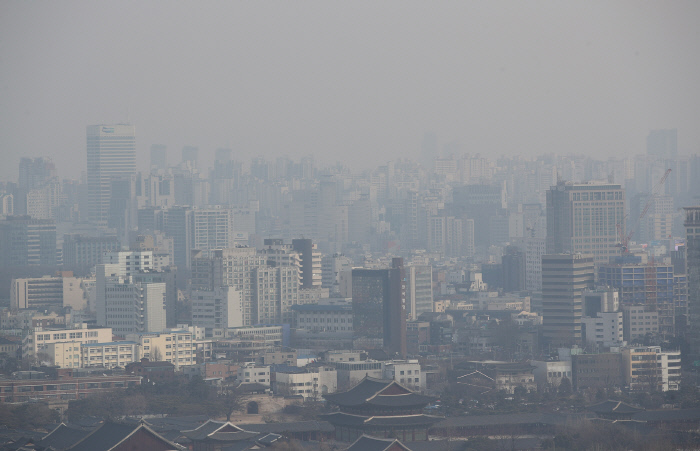
//> input picture 163337_11_1/image.jpg, 700 x 451 px
$ ./hsv_stretching   (built with g++ and OpenCV 4)
//> lines starting //> are read from the running program, lines starting //| are printed output that depends on the picture
#include "opencv2/opencv.hpp"
using namespace cv;

void histogramStretching(Mat img, Mat &out)
{
    int lowvalue = 255, highvalue = 0;
    int i, j;
    for (i = 0; i < img.rows; i++)
    {
        for (j = 0; j < img.cols; j++)
        {
            if (lowvalue > img.at<uchar>(i, j))
                lowvalue = img.at<uchar>(i, j);
            if (highvalue < img.at<uchar>(i, j))
                highvalue = img.at<uchar>(i, j);
        }
    }
    // histogram stretching 계산
    float mult = 255 / (float)(highvalue - lowvalue);
    for (i = 0; i < img.rows; i++)
    {
        for (j = 0; j < img.cols; j++)
            out.at<uchar>(i, j) = (uchar)(img.at<uchar>(i, j) - lowvalue) * mult;
    }
}

int main()
{
    Mat img = imread("image.jpg", IMREAD_COLOR);
//> img is the input picture: 451 rows x 700 cols, CV_8UC3; mean B, G, R 145.6, 140.6, 137.2
    Mat hsv, dst, array[3], strcharray[3];
    cvtColor(img, hsv, COLOR_BGR2HSV);
//> hsv: 451 rows x 700 cols, CV_8UC3; mean H, S, V 101, 19.3, 146.3

    split(hsv, array);
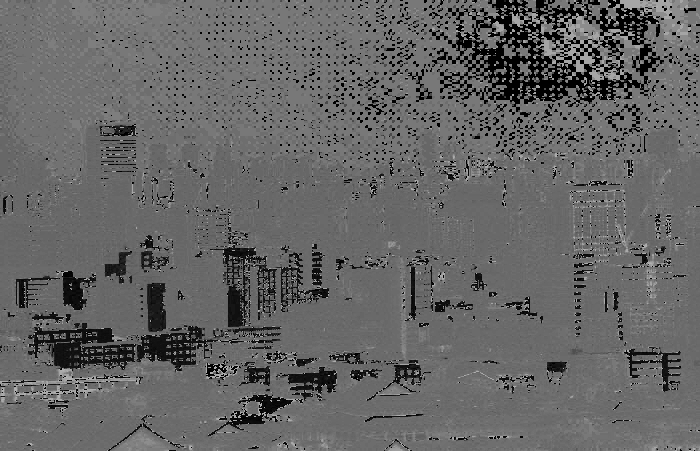
//> array[0]: 451 rows x 700 cols, CV_8UC1; min 0, max 178, mean 101
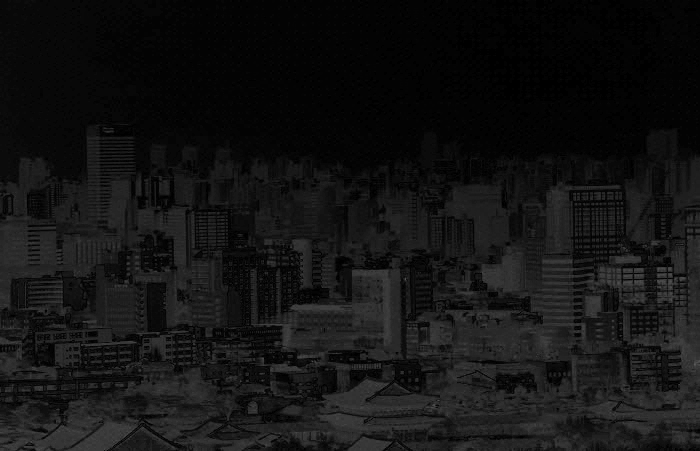
//> array[1]: 451 rows x 700 cols, CV_8UC1; min 0, max 90, mean 19.3
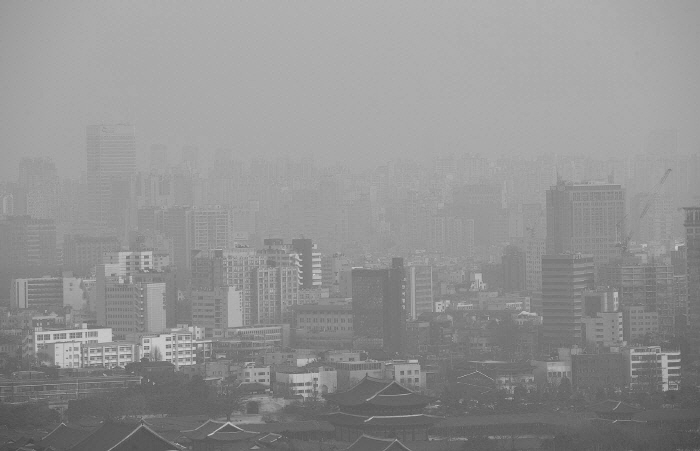
//> array[2]: 451 rows x 700 cols, CV_8UC1; min 69, max 216, mean 146.3

    strcharray[0] = array[0].clone(); //h
    strcharray[1] = array[1].clone(); //s
    strcharray[2] = array[2].clone(); //v

    //색상을 해치지 않기 위해 hsv에서 색상값은 스트레칭을 하지 않는다.
    // histogramStretching(array[0], strcharray[0]);
    histogramStretching(array[1], strcharray[1]);
//> the loop in histogramStretching, `for (i = 0; i < img.rows; i++)` made 451 passes
//> highvalue on passes 1 to 3: 16, 16, 16
//> after the loop in histogramStretching, `for (i = 0; i < img.rows; i++)`: lowvalue = 0; highvalue = 90
//> in histogramStretching, `float mult = 255 / (float)(highvalue - lowvalue);`: mult = 2.83
//> after the loop in histogramStretching, `for (i = 0; i < img.rows; i++)`:
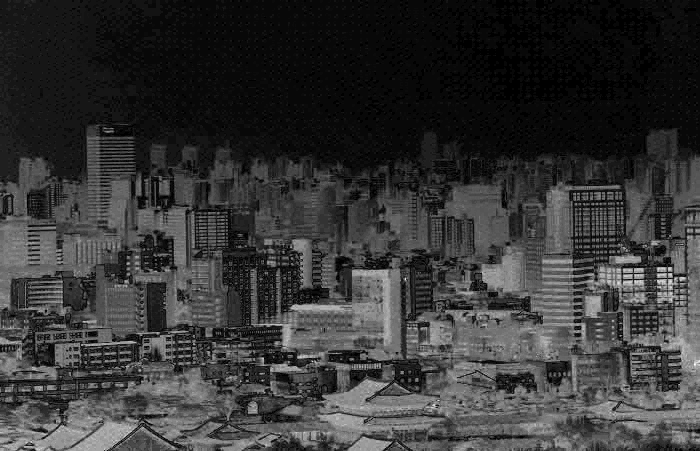
//> out: 451 rows x 700 cols, CV_8UC1; min 0, max 255, mean 54.1
    histogramStretching(array[2], strcharray[2]);
//> the loop in histogramStretching (call 2), `for (i = 0; i < img.rows; i++)` made 451 passes
//> (lowvalue, highvalue) on passes 1 to 3: (151, 180), (151, 180), (151, 180)
//> after the loop in histogramStretching (call 2), `for (i = 0; i < img.rows; i++)`: lowvalue = 69; highvalue = 216
//> in histogramStretching (call 2), `float mult = 255 / (float)(highvalue - lowvalue);`: mult = 1.73
//> after the loop in histogramStretching (call 2), `for (i = 0; i < img.rows; i++)`:
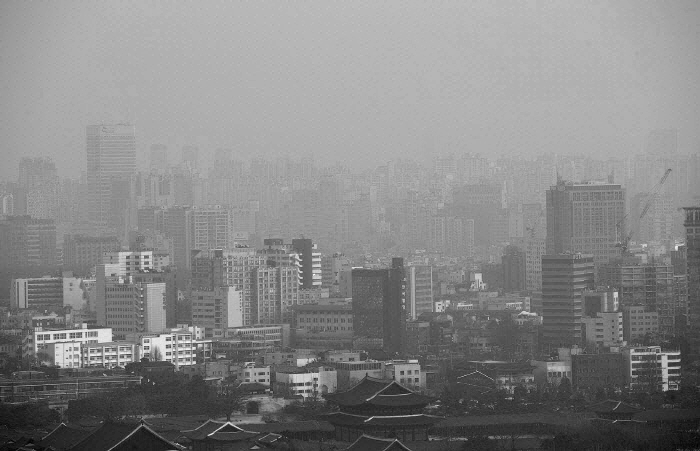
//> out: 451 rows x 700 cols, CV_8UC1; min 0, max 255, mean 133.5

    merge(strcharray, 3, hsv);
//> hsv: 451 rows x 700 cols, CV_8UC3; mean H, S, V 101, 54.1, 133.5
    cvtColor(hsv, dst, COLOR_HSV2BGR);
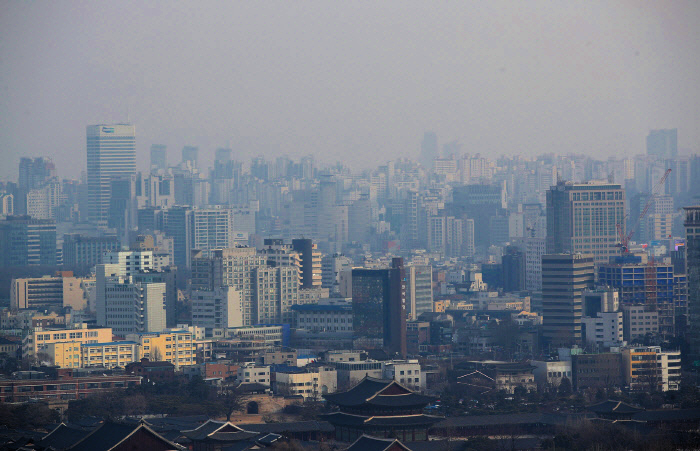
//> dst: 451 rows x 700 cols, CV_8UC3; mean B, G, R 131.5, 120.2, 112.9

    imshow("src", img);
    imshow("hsv", dst);

    while (1)
    {
        int key = waitKey();
//> the 'q' key is pressed
        if (key == 'q')
            return 0;
//> (the program exits here)
